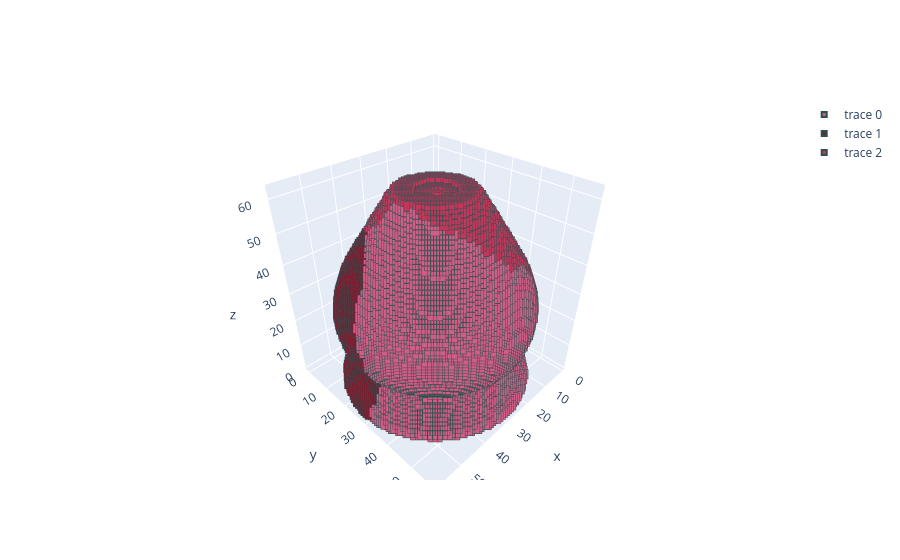
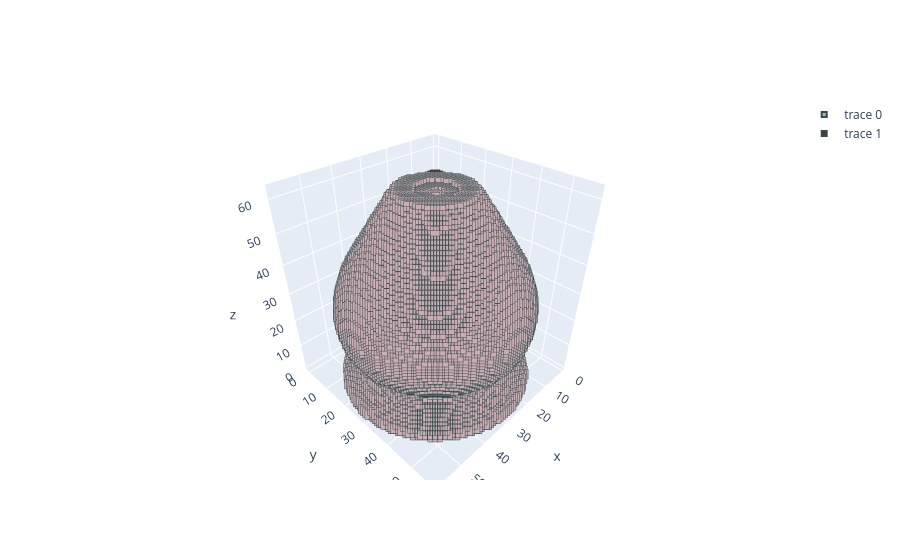

These figures' notebook cell, in order:
### Markdown cell above
测试visualize.py,读取和可视化.vox文件

### Code cell
path1 = "../data/test/3/BA_157_1-n003-t1649437283.vox"
path2 = "../data/test/1/TU_110_3-n016-t1649440209.vox"

vox1 = visualize.__read_vox__(path1)
vox2 = visualize.__read_vox__(path2)
# 这个函数用于单独显示各碎片
visualize.plot_frag(vox1, "result1.png")
# 这个函数应该是用于比较模型生成的结果与真实结果的
visualize.plot_join(vox1, vox2, "result2.png")

### Figure 1 — Plotly figure (JSON) as saved in the notebook; plotly's stock layout.template omitted (floating-point values rounded to 4 significant figures; data arrays with more than 128 entries replaced by an {"elided": "..."} marker saying what was removed)
{"data": [{"marker": {"color": "#d05d86", "line": {"color": "DarkSlateGrey", "width": 2}, "size": 5, "symbol": "square"}, "mode": "markers", "type": "scatter3d", "x": {"elided": "7593 int values"}, "y": {"elided": "7593 int values"}, "z": {"elided": "7593 int values"}}, {"marker": {"color": "#7e1b2f", "line": {"color": "DarkSlateGrey", "width": 2}, "size": 5, "symbol": "square"}, "mode": "markers", "type": "scatter3d", "x": {"elided": "6774 int values"}, "y": {"elided": "6774 int values"}, "z": {"elided": "6774 int values"}}, {"marker": {"color": "#c1375b", "line": {"color": "DarkSlateGrey", "width": 2}, "size": 5, "symbol": "square"}, "mode": "markers", "type": "scatter3d", "x": {"elided": "6872 int values"}, "y": {"elided": "6872 int values"}, "z": {"elided": "6872 int values"}}], "layout": {}}

### Figure 2 — Plotly figure (JSON) as saved in the notebook; plotly's stock layout.template omitted (floating-point values rounded to 4 significant figures; data arrays with more than 128 entries replaced by an {"elided": "..."} marker saying what was removed)
{"data": [{"marker": {"color": "#ceabb2", "line": {"color": "DarkSlateGrey", "width": 2}, "size": 5, "symbol": "square"}, "mode": "markers", "type": "scatter3d", "x": {"elided": "21239 int values"}, "y": {"elided": "21239 int values"}, "z": {"elided": "21239 int values"}}, {"marker": {"color": "#7e1b2f", "line": {"color": "DarkSlateGrey", "width": 2}, "size": 5, "symbol": "square"}, "mode": "markers", "type": "scatter3d", "x": {"elided": "22186 int values"}, "y": {"elided": "22186 int values"}, "z": {"elided": "22186 int values"}}], "layout": {}}
